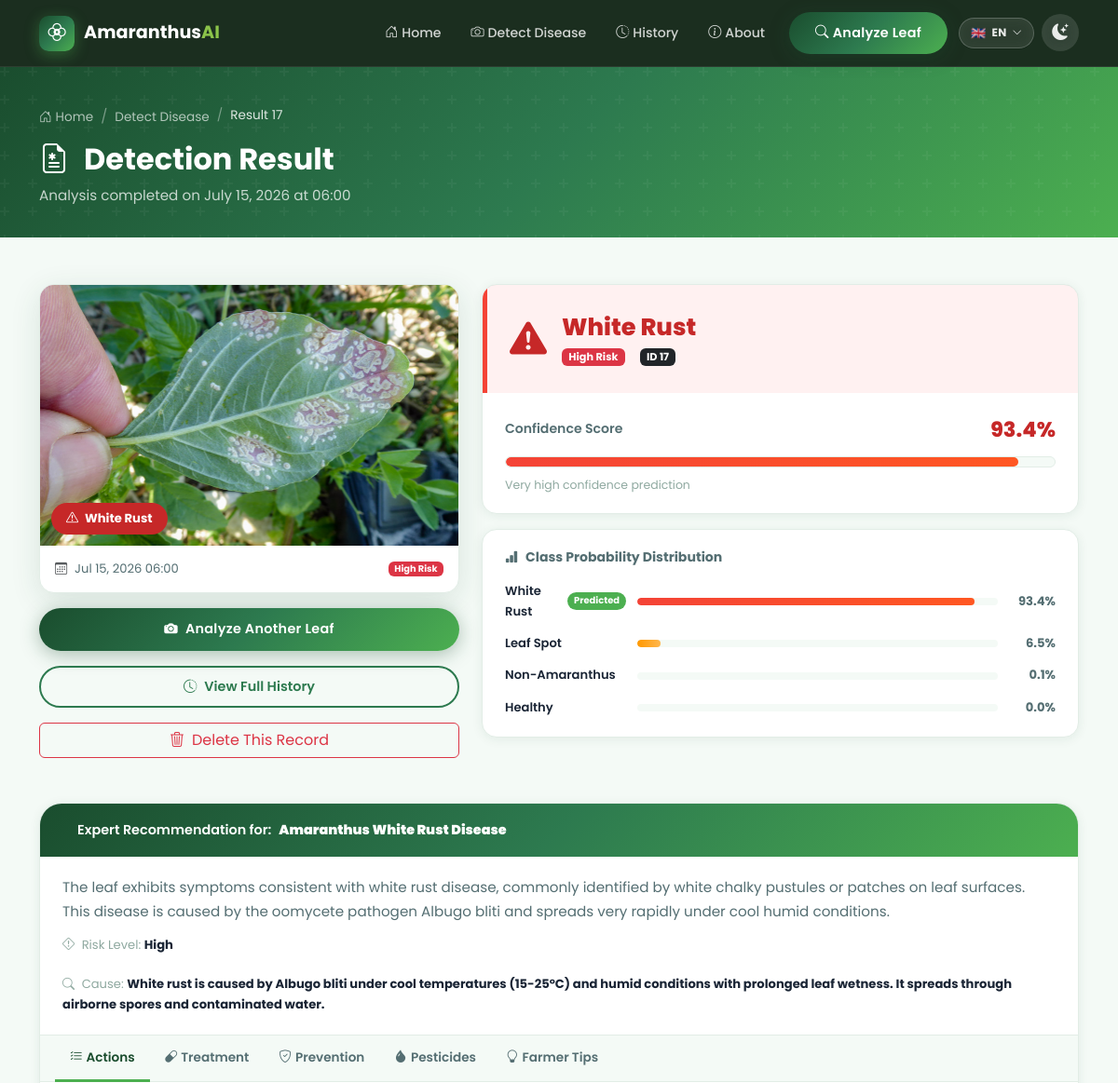
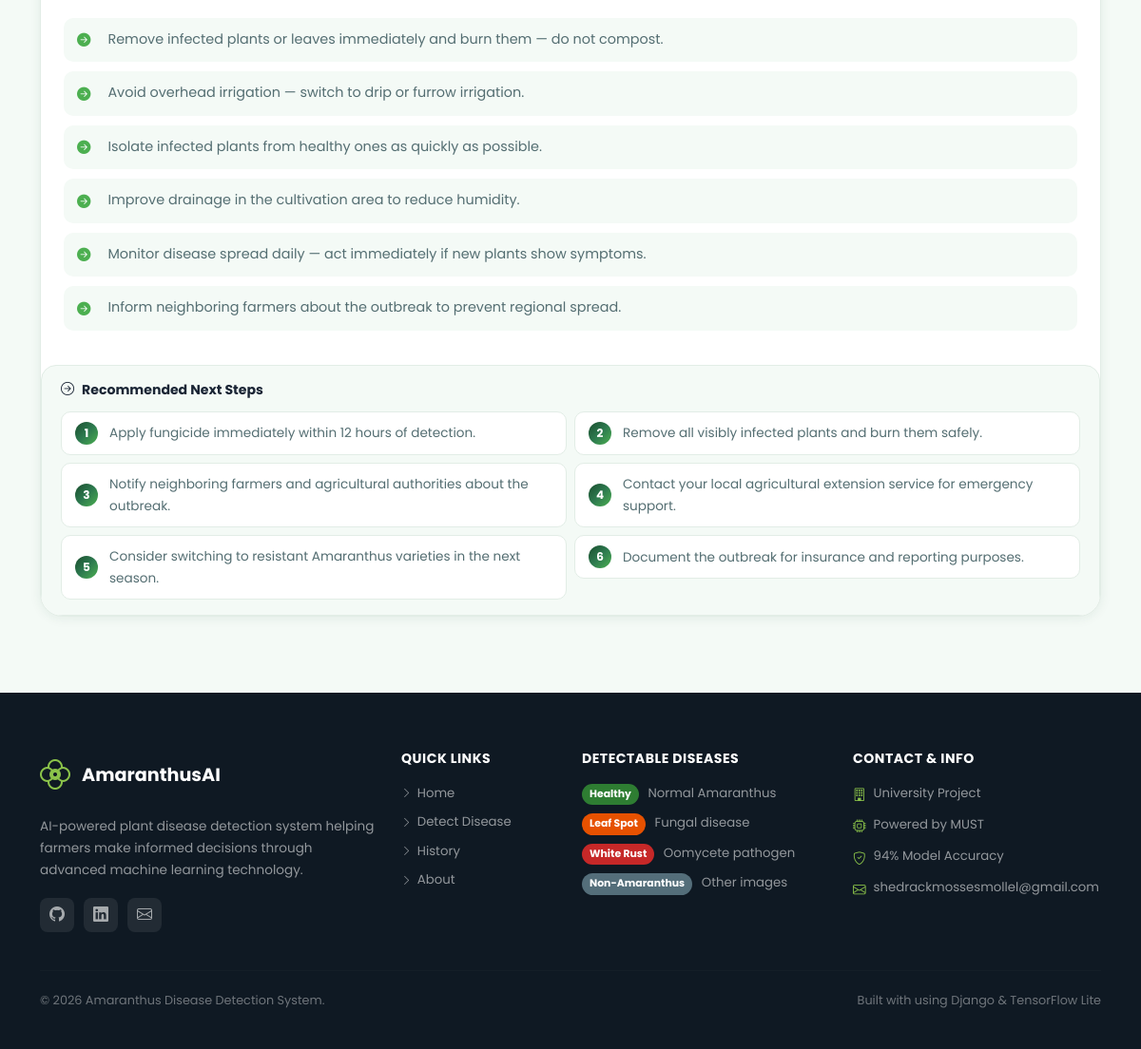
The app's page /result/17/ with its own data (2 pictures, top to bottom).
### disease_app/models.py (models this page shows, shortened)
class Prediction(models.Model):
    RISK_CHOICES = [
        ('Low',     'Low'),
        ('Medium',  'Medium'),
        ('High',    'High'),
        ('Unknown', 'Unknown'),
    ]
    image          = models.ImageField(upload_to='predictions/')
    predicted_class = models.CharField(max_length=100)
    display_name   = models.CharField(max_length=100, default='Unknown')
    confidence     = models.FloatField()
    all_probabilities = models.JSONField(default=dict)
    risk_level     = models.CharField(max_length=20, choices=RISK_CHOICES, default='Unknown')
    risk_color     = models.CharField(max_length=20, default='secondary')
    notes          = models.TextField(blank=True)
    created_at     = models.DateTimeField(auto_now_add=True)
    class Meta:
        ordering = ['-created_at']
        verbose_name = 'Prediction'
        verbose_name_plural = 'Predictions'

### disease_app/views.py (the view)
# urls.py: path('result/<int:pk>/',    views.result,            name='result'),
def result(request, pk):
    prediction  = get_object_or_404(Prediction, pk=pk)
    lang        = getattr(request, 'LANGUAGE_CODE', 'en').split('-')[0]
    rec         = load_recommendation(prediction.predicted_class, lang=lang)
    probs_display = []
    for class_key, prob_val in prediction.all_probabilities.items():
        probs_display.append({
            'class_key':    class_key,
            'display_name': DISPLAY_NAMES.get(class_key, class_key),
            'probability':  prob_val,
            'color':        _prob_color(class_key),
        })
    probs_display.sort(key=lambda x: x['probability'], reverse=True)
    context = {
        'prediction':      prediction,
        'recommendation':  rec,
        'probs_display':   probs_display,
    }
    return render(request, 'result.html', context)

### disease_app/views.py (called while the page is built)
def _prob_color(class_key):
    color_map = {
        'health':         'success',
        'non_amaranthus': 'secondary',
        'spot_leaf':      'warning',
        'white_rust':     'danger',
    }
    return color_map.get(class_key, 'secondary')

### templates/result.html (shortened to what this page needs)
{% extends 'base.html' %}
{% load static %}
{% block content %}
<div class="page-header-section">
  <div class="container">
    <nav aria-label="breadcrumb">
      <ol class="breadcrumb breadcrumb-custom">
        <li class="breadcrumb-item"><a href="{% url 'disease_app:home' %}"><i class="bi bi-house-door me-1"></i>{% trans "Home" %}</a></li>
        <li class="breadcrumb-item"><a href="{% url 'disease_app:predict' %}">{% trans "Detect Disease" %}</a></li>
        <li class="breadcrumb-item active">Result {{ prediction.pk }}</li>
      </ol>
    </nav>
    <h1 class="page-header-title"><i class="bi bi-file-earmark-medical me-3"></i>{% trans "Detection Result" %}</h1>
    <p class="page-header-subtitle">{% trans "Analysis completed on" %} {{ prediction.created_at|date:"F j, Y \a\t H:i" }}</p>
  </div>
</div>
<section class="result-section">
  <div class="container">
    <div class="row g-4">
      <div class="col-lg-5">
        <div class="result-image-card">
          <div class="result-image-wrap">
            {% if prediction.image %}
              <img src="{{ prediction.image.url }}" alt="Analyzed leaf" class="result-image" />
            {% else %}
              <div class="result-image-placeholder"><i class="bi bi-image"></i></div>
            {% endif %}
            <div class="result-image-badge badge-{{ prediction.risk_color }}">
              <i class="bi bi-{% if prediction.risk_color == 'success' %}check-circle{% elif prediction.risk_color == 'danger' %}exclamation-triangle{% elif prediction.risk_color == 'warning' %}exclamation-circle{% else %}question-circle{% endif %} me-1"></i>
              {{ prediction.display_name }}
            </div>
          </div>
          <div class="result-image-meta">
            <div class="meta-row">
              <span><i class="bi bi-calendar3 me-2 text-muted"></i>{{ prediction.created_at|date:"M d, Y H:i" }}</span>
              <span class="badge bg-{{ prediction.risk_color }}">{{ prediction.risk_level }} Risk</span>
            </div>
          </div>
        </div>
        <div class="result-actions mt-3">
          <a href="{% url 'disease_app:predict' %}" class="btn btn-primary-custom w-100 mb-2">
            <i class="bi bi-camera-fill me-2"></i>{% trans "Analyze Another Leaf" %}
          </a>
          <a href="{% url 'disease_app:history' %}" class="btn btn-outline-primary-custom w-100 mb-2">
            <i class="bi bi-clock-history me-2"></i>{% trans "View Full History" %}
          </a>
          <form method="post" action="{% url 'disease_app:delete_prediction' prediction.pk %}"
                class="d-inline w-100" onsubmit="return confirm('Delete this prediction record?')">
            <button type="submit" class="btn btn-outline-danger w-100">
              <i class="bi bi-trash3 me-2"></i>{% trans "Delete This Record" %}
            </button>
          </form>
        </div>
      </div>
      <div class="col-lg-7">
        <div class="result-main-card">
          <div class="result-disease-header result-header-{{ prediction.risk_color }}">
            <div class="result-disease-icon">
              {% if prediction.risk_color == 'success' %}<i class="bi bi-check-circle-fill"></i>
              {% elif prediction.risk_color == 'danger' %}<i class="bi bi-exclamation-triangle-fill"></i>
              {% elif prediction.risk_color == 'warning' %}<i class="bi bi-exclamation-circle-fill"></i>
              {% else %}<i class="bi bi-question-circle-fill"></i>{% endif %}
            </div>
            <div>
              <h2 class="result-disease-name">{{ prediction.display_name }}</h2>
              <div class="result-risk-badges">
                <span class="badge bg-{{ prediction.risk_color }} me-2">{{ prediction.risk_level }} Risk</span>
                <span class="badge bg-dark">ID {{ prediction.pk }}</span>
              </div>
            </div>
          </div>
          <div class="result-confidence-section">
            <div class="conf-label-row">
              <span class="conf-label">{% trans "Confidence Score" %}</span>
              <span class="conf-value conf-{{ prediction.risk_color }}">{{ prediction.confidence|floatformat:1 }}%</span>
            </div>
            <div class="conf-bar-track">
              <div class="conf-bar-fill bar-{{ prediction.risk_color }}"
                   data-width="{{ prediction.confidence }}" style="width:0%"></div>
            </div>
            <p class="conf-hint">
              {% if prediction.confidence >= 90 %}{% trans "Very high confidence prediction" %}
              {% elif prediction.confidence >= 75 %}{% trans "High confidence prediction" %}
              {% elif prediction.confidence >= 60 %}{% trans "Moderate confidence — consider retaking photo" %}
              {% else %}{% trans "Low confidence — please upload a clearer image" %}{% endif %}
            </p>
          </div>
        </div>
        {% if prediction.all_probabilities %}
        <div class="result-probs-card mt-3">
          <h6 class="result-sub-title"><i class="bi bi-bar-chart-fill me-2"></i>{% trans "Class Probability Distribution" %}</h6>
          <div class="prob-bars" id="probBars">
            {% for prob in probs_display %}
            <div class="prob-row">
              <div class="prob-label-col">
                <span class="prob-class-name">{{ prob.display_name }}</span>
                {% if prob.class_key == prediction.predicted_class %}
                  <span class="prob-predicted-badge">{% trans "Predicted" %}</span>
                {% endif %}
              </div>
              <div class="prob-bar-col">
                <div class="prob-bar-track">
                  <div class="prob-bar-fill prob-bar-{{ prob.color }}"
                       data-width="{{ prob.probability }}" style="width:0%"></div>
                </div>
              </div>
              <div class="prob-val-col">{{ prob.probability|floatformat:1 }}%</div>
            </div>
            {% endfor %}
          </div>
        </div>
        {% endif %}
      </div>
    </div>
    {% if recommendation %}
    <div class="recommendation-section mt-5">
      <div class="rec-header">
        Expert Recommendation for: <strong>{{ recommendation.title }}</strong>
      </div>
      {% if recommendation.summary %}
      <div class="rec-summary-card">
        <p class="rec-summary-text">{{ recommendation.summary }}</p>
        <div class="rec-meta-row">
          <span class="rec-meta-item"><i class="bi bi-exclamation-diamond me-1"></i>
            Risk Level: <strong>{{ recommendation.risk_level }}</strong></span>
          {% if recommendation.possible_cause %}
          <span class="rec-meta-item"><i class="bi bi-search me-1"></i>
            Cause: <strong>{{ recommendation.possible_cause }}</strong></span>
          {% endif %}
        </div>
      </div>
      {% endif %}
      <ul class="nav nav-tabs rec-tabs" id="recTabs" role="tablist">
        {% if recommendation.recommended_action %}
        <li class="nav-item" role="presentation">
          <button class="nav-link active" data-bs-toggle="tab" data-bs-target="#action" type="button" role="tab">
            <i class="bi bi-list-check me-1"></i>{% trans "Actions" %}
          </button>
        </li>
        {% endif %}
        {% if recommendation.treatment %}
        <li class="nav-item" role="presentation">
          <button class="nav-link" data-bs-toggle="tab" data-bs-target="#treatment" type="button" role="tab">
            <i class="bi bi-capsule me-1"></i>{% trans "Treatment" %}
          </button>
        </li>
        {% endif %}
        {% if recommendation.prevention %}
        <li class="nav-item" role="presentation">
          <button class="nav-link" data-bs-toggle="tab" data-bs-target="#prevention" type="button" role="tab">
            <i class="bi bi-shield-check me-1"></i>{% trans "Prevention" %}
          </button>
        </li>
        {% endif %}
        {% if recommendation.recommended_pesticides %}
        <li class="nav-item" role="presentation">
          <button class="nav-link" data-bs-toggle="tab" data-bs-target="#pesticides" type="button" role="tab">
            <i class="bi bi-droplet-fill me-1"></i>{% trans "Pesticides" %}
          </button>
        </li>
        {% endif %}
        {% if recommendation.farmer_tips %}
        <li class="nav-item" role="presentation">
          <button class="nav-link" data-bs-toggle="tab" data-bs-target="#tips" type="button" role="tab">
            <i class="bi bi-lightbulb me-1"></i>{% trans "Farmer Tips" %}
          </button>
        </li>
        {% endif %}
      </ul>
      <div class="tab-content rec-tab-content">
        {% if recommendation.recommended_action %}
        <div class="tab-pane fade show active" id="action" role="tabpanel">
          <ul class="rec-list rec-list-action">
            {% for item in recommendation.recommended_action %}
            <li><i class="bi bi-arrow-right-circle-fill me-2"></i>{{ item }}</li>
            {% endfor %}
          </ul>
        </div>
        {% endif %}
      </div>
      {% if recommendation.next_steps %}
      <div class="next-steps-card mt-3">
        <h6 class="next-steps-title"><i class="bi bi-arrow-right-circle me-2"></i>{% trans "Recommended Next Steps" %}</h6>
        <div class="row g-2">
          {% for step in recommendation.next_steps %}
          <div class="col-md-6">
            <div class="next-step-item">
              <span class="next-step-num">{{ forloop.counter }}</span>{{ step }}
            </div>
          </div>
          {% endfor %}
        </div>
      </div>
      {% endif %}
    </div>
    {% endif %}
  </div>
</section>
{% endblock %}

### records on screen
Prediction: pk "17", created_at "July 15, 2026 at 06:00", image (picture), display_name "White Rust", created_at "Jul 15, 2026 06:00", risk_level "High", confidence "93.4"

### other values on screen
{{ prob.display_name }} "White Rust" "Leaf Spot" "Non-Amaranthus" "Healthy"
{{ prob.probability|floatformat:1 }} "93.4" "6.5" "0.1" "0.0"
{{ recommendation.title }} "Amaranthus White Rust Disease"
{{ recommendation.possible_cause }} "White rust is caused by Albugo bliti under cool temperatures (15-25°C) and humid conditions with prolonged leaf wetness. It spreads through airborne spores and contaminated water."
{{ item }} "Remove infected plants or leaves immediately and burn them — do not compost." "Avoid overhead irrigation — switch to drip or furrow irrigation." "Isolate infected plants from healthy ones as quickly as possible." "Improve drainage in the cultivation area to reduce humidity." "Monitor disease spread daily — act immediately if new plants show symptoms." "Inform neighboring farmers about the outbreak to prevent regional spread."
{{ step }} "Apply fungicide immediately within 12 hours of detection." "Remove all visibly infected plants and burn them safely." "Notify neighboring farmers and agricultural authorities about the outbreak." "Contact your local agricultural extension service for emergency support." "Consider switching to resistant Amaranthus varieties in the next season." "Document the outbreak for insurance and reporting purposes."
